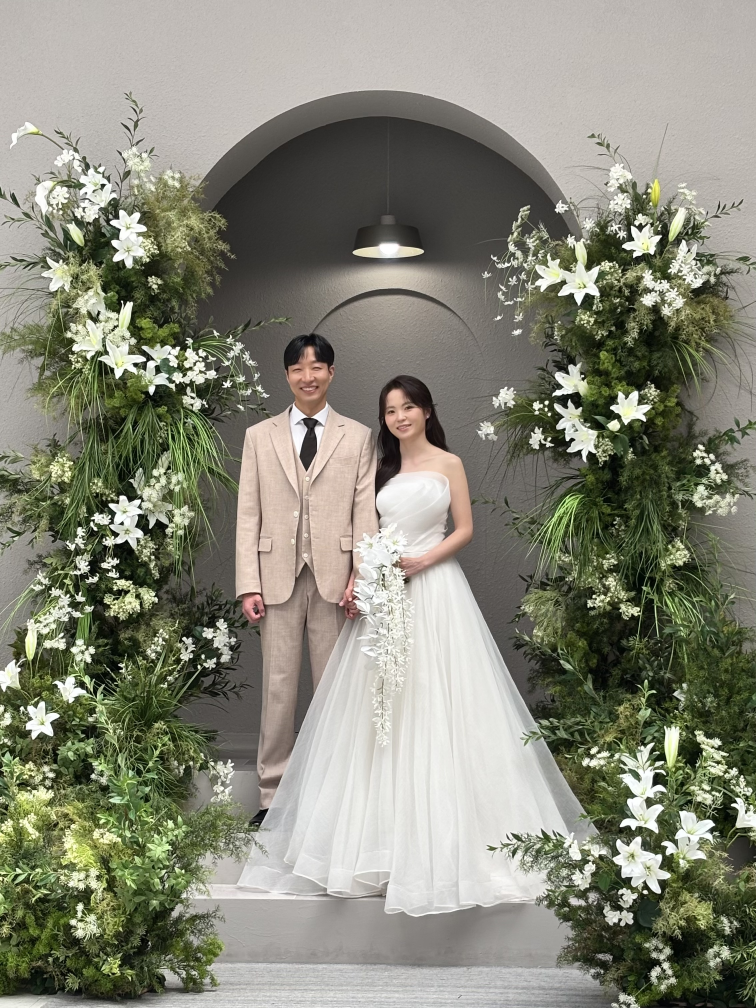
#> input picture shared/image/real-test-image/KakaoTalk_Photo_2026-04-26-00-02-27 001.jpeg, 2268 x 3024 px (shown at 1/3 size)
$ python -i create_wedding_hero_video.py   (imports and definitions only)
#> lines starting #> are read from the running program, lines starting #| are printed output that depends on the picture
#> further down, picture is the input picture: PIL image 2268x3024 RGB; mean R, G, B 134.7, 135.2, 120.1
from __future__ import annotations

import math
import shutil
import subprocess
from pathlib import Path

from PIL import Image, ImageDraw, ImageFilter, ImageOps

ROOT = Path(__file__).resolve().parents[1]
SOURCE_DIR = ROOT / "shared" / "image" / "real-test-image"
OUT_DIR = ROOT / "shared" / "video"
FRAME_DIR = ROOT / ".tmp" / "hero-frames"

WIDTH = 720
HEIGHT = 1280
FPS = 24
SECONDS_PER_IMAGE = 2.0
CROSSFADE_SECONDS = 0.45

# Hand-picked from the contact sheet for a classic/romantic 9:16 wedding opener.
SELECTED_NUMBERS = [2, 8, 5, 11, 13, 3]


# [27 lines left out: functions load_selected_images, cover_resize, not called in this run]


def add_wedding_treatment(frame: Image.Image) -> Image.Image:
    frame = frame.convert("RGBA")

    # soft warm overlay matching the invitation palette
    warmth = Image.new("RGBA", frame.size, (255, 224, 219, 24))
    frame = Image.alpha_composite(frame, warmth)
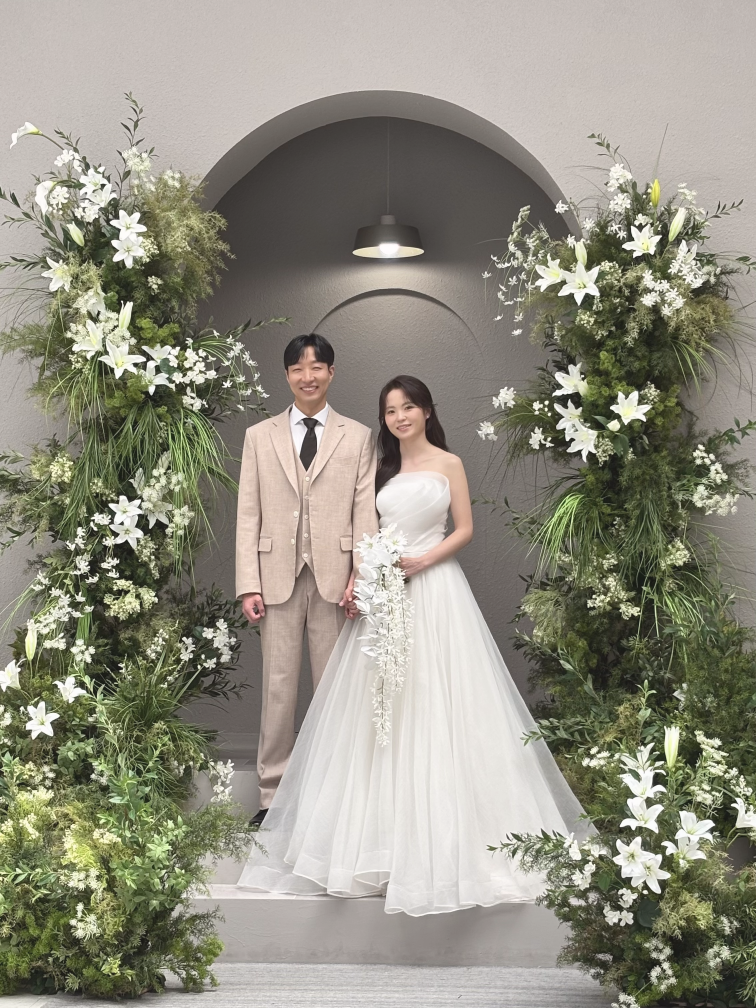
#> frame: PIL image 2268x3024 RGBA (shown at 1/3 size); mean R, G, B, A 146, 143.5, 129.4, 255

    # subtle top/bottom vignettes to keep overlaid text readable
    vignette = Image.new("RGBA", frame.size, (0, 0, 0, 0))
#> vignette: PIL image 2268x3024 RGBA; every value is 0
    pix = vignette.load()
    for y in range(HEIGHT):
        top = max(0, 1 - y / 360)
        bottom = max(0, (y - (HEIGHT - 430)) / 430)
        alpha = int(82 * max(top, bottom))
        if alpha:
            for x in range(WIDTH):
                pix[x, y] = (58, 38, 30, alpha)
    frame = Image.alpha_composite(frame, vignette)
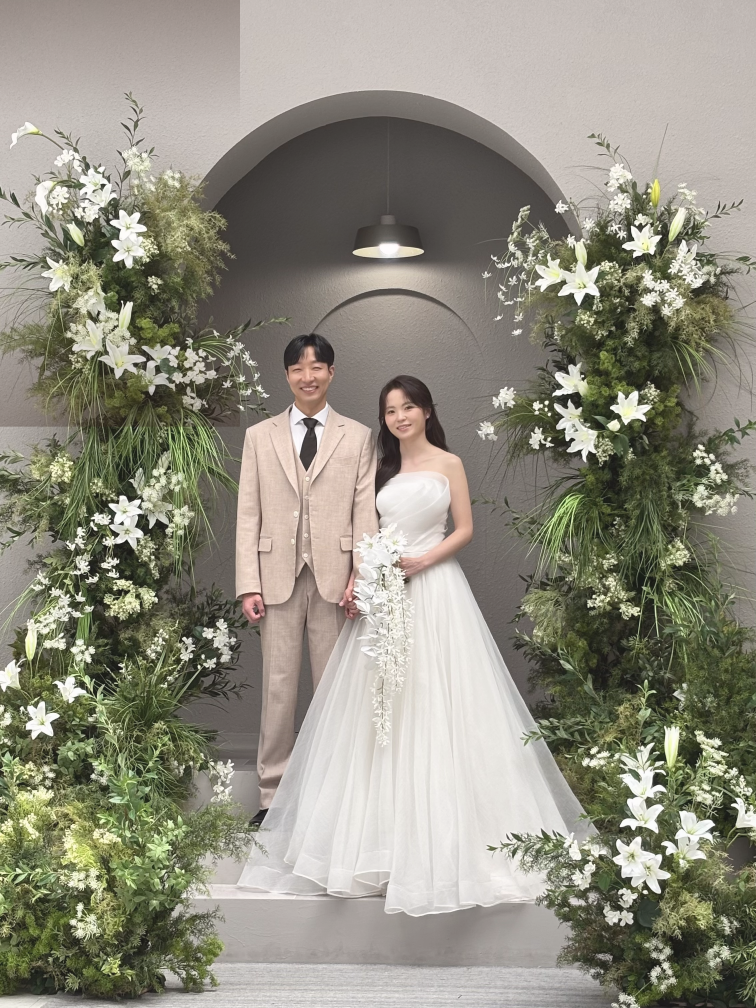
#> frame: PIL image 2268x3024 RGBA (shown at 1/3 size); mean R, G, B, A 144.7, 142, 128, 255

    # faint VividVows-like heart line in the background
    line = Image.new("RGBA", frame.size, (0, 0, 0, 0))
    draw = ImageDraw.Draw(line)
    heart_color = (255, 232, 236, 82)
    draw.arc((72, 126, 386, 486), 194, 348, fill=heart_color, width=3)
    draw.arc((334, 126, 648, 486), 192, 346, fill=heart_color, width=3)
    draw.line((104, 340, 360, 590, 616, 340), fill=heart_color, width=3)
    line = line.filter(ImageFilter.GaussianBlur(0.35))
    frame = Image.alpha_composite(frame, line)

    return frame.convert("RGB")


# [87 lines left out: functions render_frames, encode_video, main, not called in this run]


# [2 lines not run here, left out]

>>> from PIL import Image
>>> picture = Image.open('../shared/image/real-test-image/KakaoTalk_Photo_2026-04-26-00-02-27 001.jpeg')
>>> result = add_wedding_treatment(picture)
